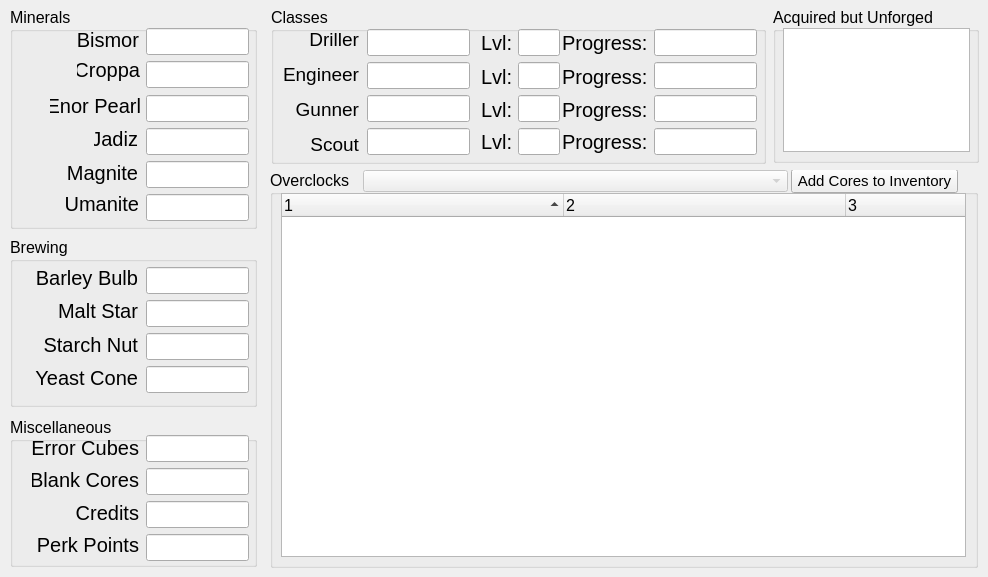
  <widget class="QWidget" name="centralwidget">
   <widget class="QGroupBox" name="mineral_group">
    <property name="geometry">
     <rect>
      <x>10</x>
      <y>7</y>
      <width>247</width>
      <height>222</height>
     </rect>
    </property>
    <property name="font">
     <font>
      <pointsize>12</pointsize>
     </font>
    </property>
    <property name="title">
     <string>Minerals</string>
    </property>
    <widget class="QLabel" name="bismor_label">
     <property name="geometry">
      <rect>
       <x>68</x>
       <y>21</y>
       <width>61</width>
       <height>24</height>
      </rect>
     </property>
     <property name="font">
      <font>
       <family>MS Shell Dlg 2</family>
       <pointsize>15</pointsize>
       <weight>50</weight>
       <bold>false</bold>
       <kerning>true</kerning>
      </font>
     </property>
     <property name="text">
      <string>Bismor</string>
     </property>
     <property name="textFormat">
      <enum>Qt::PlainText</enum>
     </property>
     <property name="alignment">
      <set>Qt::AlignRight|Qt::AlignTop|Qt::AlignTrailing</set>
     </property>
     <property name="margin">
      <number>0</number>
     </property>
    </widget>
    <widget class="QLabel" name="croppa_label">
     <property name="geometry">
      <rect>
       <x>67</x>
       <y>51</y>
       <width>63</width>
       <height>24</height>
      </rect>
     </property>
     <property name="font">
      <font>
       <family>MS Shell Dlg 2</family>
       <pointsize>15</pointsize>
       <weight>50</weight>
       <bold>false</bold>
       <kerning>true</kerning>
      </font>
     </property>
     <property name="text">
      <string>Croppa</string>
     </property>
     <property name="textFormat">
      <enum>Qt::PlainText</enum>
     </property>
     <property name="alignment">
      <set>Qt::AlignRight|Qt::AlignTop|Qt::AlignTrailing</set>
     </property>
     <property name="margin">
      <number>0</number>
     </property>
    </widget>
    <widget class="QLabel" name="enor_label">
     <property name="geometry">
      <rect>
       <x>40</x>
       <y>87</y>
       <width>91</width>
       <height>24</height>
      </rect>
     </property>
     <property name="font">
      <font>
       <family>MS Shell Dlg 2</family>
       <pointsize>15</pointsize>
       <weight>50</weight>
       <bold>false</bold>
       <kerning>true</kerning>
      </font>
     </property>
     <property name="text">
      <string>Enor Pearl</string>
     </property>
     <property name="textFormat">
      <enum>Qt::PlainText</enum>
     </property>
     <property name="alignment">
      <set>Qt::AlignRight|Qt::AlignTop|Qt::AlignTrailing</set>
     </property>
     <property name="margin">
      <number>0</number>
     </property>
    </widget>
    <widget class="QLabel" name="jadiz_label">
     <property name="geometry">
      <rect>
       <x>84</x>
       <y>120</y>
       <width>44</width>
       <height>24</height>
      </rect>
     </property>
     <property name="font">
      <font>
       <family>MS Shell Dlg 2</family>
       <pointsize>15</pointsize>
       <weight>50</weight>
       <bold>false</bold>
       <kerning>true</kerning>
      </font>
     </property>
     <property name="text">
      <string>Jadiz</string>
     </property>
     <property name="textFormat">
      <enum>Qt::PlainText</enum>
     </property>
     <property name="alignment">
      <set>Qt::AlignRight|Qt::AlignTop|Qt::AlignTrailing</set>
     </property>
     <property name="margin">
      <number>0</number>
     </property>
    </widget>
    <widget class="QLabel" name="magnite_label">
     <property name="geometry">
      <rect>
       <x>57</x>
       <y>154</y>
       <width>71</width>
       <height>24</height>
      </rect>
     </property>
     <property name="font">
      <font>
       <family>MS Shell Dlg 2</family>
       <pointsize>15</pointsize>
       <weight>50</weight>
       <bold>false</bold>
       <kerning>true</kerning>
      </font>
     </property>
     <property name="text">
      <string>Magnite</string>
     </property>
     <property name="textFormat">
      <enum>Qt::PlainText</enum>
     </property>
     <property name="alignment">
      <set>Qt::AlignRight|Qt::AlignTop|Qt::AlignTrailing</set>
     </property>
     <property name="margin">
      <number>0</number>
     </property>
    </widget>
    <widget class="QLabel" name="umanite_label">
     <property name="geometry">
      <rect>
       <x>54</x>
       <y>185</y>
       <width>75</width>
       <height>24</height>
      </rect>
     </property>
     <property name="font">
      <font>
       <family>MS Shell Dlg 2</family>
       <pointsize>15</pointsize>
       <weight>50</weight>
       <bold>false</bold>
       <kerning>true</kerning>
      </font>
     </property>
     <property name="text">
      <string>Umanite</string>
     </property>
     <property name="textFormat">
      <enum>Qt::PlainText</enum>
     </property>
     <property name="alignment">
      <set>Qt::AlignRight|Qt::AlignTop|Qt::AlignTrailing</set>
     </property>
     <property name="margin">
      <number>0</number>
     </property>
    </widget>
    <widget class="QLineEdit" name="bismor_text">
     <property name="geometry">
      <rect>
       <x>136</x>
       <y>21</y>
       <width>103</width>
       <height>27</height>
      </rect>
     </property>
     <property name="font">
      <font>
       <pointsize>11</pointsize>
      </font>
     </property>
     <property name="inputMethodHints">
      <set>Qt::ImhDigitsOnly</set>
     </property>
    </widget>
    <widget class="QLineEdit" name="croppa_text">
     <property name="geometry">
      <rect>
       <x>136</x>
       <y>54</y>
       <width>103</width>
       <height>27</height>
      </rect>
     </property>
     <property name="font">
      <font>
       <pointsize>11</pointsize>
      </font>
     </property>
     <property name="inputMethodHints">
      <set>Qt::ImhDigitsOnly</set>
     </property>
    </widget>
    <widget class="QLineEdit" name="jadiz_text">
     <property name="geometry">
      <rect>
       <x>136</x>
       <y>121</y>
       <width>103</width>
       <height>27</height>
      </rect>
     </property>
     <property name="font">
      <font>
       <pointsize>11</pointsize>
      </font>
     </property>
     <property name="inputMethodHints">
      <set>Qt::ImhDigitsOnly</set>
     </property>
    </widget>
    <widget class="QLineEdit" name="enor_text">
     <property name="geometry">
      <rect>
       <x>136</x>
       <y>88</y>
       <width>103</width>
       <height>27</height>
      </rect>
     </property>
     <property name="font">
      <font>
       <pointsize>11</pointsize>
      </font>
     </property>
     <property name="inputMethodHints">
      <set>Qt::ImhDigitsOnly</set>
     </property>
    </widget>
    <widget class="QLineEdit" name="umanite_text">
     <property name="geometry">
      <rect>
       <x>136</x>
       <y>187</y>
       <width>103</width>
       <height>27</height>
      </rect>
     </property>
     <property name="font">
      <font>
       <pointsize>11</pointsize>
      </font>
     </property>
     <property name="inputMethodHints">
      <set>Qt::ImhDigitsOnly</set>
     </property>
    </widget>
    <widget class="QLineEdit" name="magnite_text">
     <property name="geometry">
      <rect>
       <x>136</x>
       <y>154</y>
       <width>103</width>
       <height>27</height>
      </rect>
     </property>
     <property name="font">
      <font>
       <pointsize>11</pointsize>
      </font>
     </property>
     <property name="inputMethodHints">
      <set>Qt::ImhDigitsOnly</set>
     </property>
    </widget>
   </widget>
   <widget class="QGroupBox" name="brewing_group">
    <property name="geometry">
     <rect>
      <x>10</x>
      <y>237</y>
      <width>247</width>
      <height>170</height>
     </rect>
    </property>
    <property name="font">
     <font>
      <pointsize>12</pointsize>
     </font>
    </property>
    <property name="title">
     <string>Brewing</string>
    </property>
    <widget class="QWidget" name="verticalLayoutWidget_4">
     <property name="geometry">
      <rect>
       <x>19</x>
       <y>29</y>
       <width>109</width>
       <height>127</height>
      </rect>
     </property>
     <layout class="QVBoxLayout" name="verticalLayout_4">
      <item>
       <widget class="QLabel" name="barley_label">
        <property name="font">
         <font>
          <family>MS Shell Dlg 2</family>
          <pointsize>15</pointsize>
          <weight>50</weight>
          <bold>false</bold>
          <kerning>true</kerning>
         </font>
        </property>
        <property name="text">
         <string>Barley Bulb</string>
        </property>
        <property name="textFormat">
         <enum>Qt::PlainText</enum>
        </property>
        <property name="alignment">
         <set>Qt::AlignRight|Qt::AlignTop|Qt::AlignTrailing</set>
        </property>
        <property name="margin">
         <number>0</number>
        </property>
       </widget>
      </item>
      <item>
       <widget class="QLabel" name="malt_label">
        <property name="font">
         <font>
          <family>MS Shell Dlg 2</family>
          <pointsize>15</pointsize>
          <weight>50</weight>
          <bold>false</bold>
          <kerning>true</kerning>
         </font>
        </property>
        <property name="text">
         <string>Malt Star</string>
        </property>
        <property name="textFormat">
         <enum>Qt::PlainText</enum>
        </property>
        <property name="alignment">
         <set>Qt::AlignRight|Qt::AlignTop|Qt::AlignTrailing</set>
        </property>
        <property name="margin">
         <number>0</number>
        </property>
       </widget>
      </item>
      <item>
       <widget class="QLabel" name="starch_label">
        <property name="font">
         <font>
          <family>MS Shell Dlg 2</family>
          <pointsize>15</pointsize>
          <weight>50</weight>
          <bold>false</bold>
          <kerning>true</kerning>
         </font>
        </property>
        <property name="text">
         <string>Starch Nut</string>
        </property>
        <property name="textFormat">
         <enum>Qt::PlainText</enum>
        </property>
        <property name="alignment">
         <set>Qt::AlignRight|Qt::AlignTop|Qt::AlignTrailing</set>
        </property>
        <property name="margin">
         <number>0</number>
        </property>
       </widget>
      </item>
      <item>
       <widget class="QLabel" name="yeast_label">
        <property name="font">
         <font>
          <family>MS Shell Dlg 2</family>
          <pointsize>15</pointsize>
          <weight>50</weight>
          <bold>false</bold>
          <kerning>true</kerning>
         </font>
        </property>
        <property name="text">
         <string>Yeast Cone</string>
        </property>
        <property name="textFormat">
         <enum>Qt::PlainText</enum>
        </property>
        <property name="alignment">
         <set>Qt::AlignRight|Qt::AlignTop|Qt::AlignTrailing</set>
        </property>
        <property name="margin">
         <number>0</number>
        </property>
       </widget>
      </item>
     </layout>
    </widget>
    <widget class="QLineEdit" name="starch_text">
     <property name="geometry">
      <rect>
       <x>136</x>
       <y>96</y>
       <width>103</width>
       <height>27</height>
      </rect>
     </property>
     <property name="font">
      <font>
       <pointsize>11</pointsize>
      </font>
     </property>
     <property name="inputMethodHints">
      <set>Qt::ImhDigitsOnly</set>
     </property>
    </widget>
    <widget class="QLineEdit" name="yeast_text">
     <property name="geometry">
      <rect>
       <x>136</x>
       <y>129</y>
       <width>103</width>
       <height>27</height>
      </rect>
     </property>
     <property name="font">
      <font>
       <pointsize>11</pointsize>
      </font>
     </property>
     <property name="inputMethodHints">
      <set>Qt::ImhDigitsOnly</set>
     </property>
    </widget>
    <widget class="QLineEdit" name="barley_text">
     <property name="geometry">
      <rect>
       <x>136</x>
       <y>30</y>
       <width>103</width>
       <height>27</height>
      </rect>
     </property>
     <property name="font">
      <font>
       <pointsize>11</pointsize>
      </font>
     </property>
     <property name="inputMethodHints">
      <set>Qt::ImhDigitsOnly</set>
     </property>
    </widget>
    <widget class="QLineEdit" name="malt_text">
     <property name="geometry">
      <rect>
       <x>136</x>
       <y>63</y>
       <width>103</width>
       <height>27</height>
      </rect>
     </property>
     <property name="font">
      <font>
       <pointsize>11</pointsize>
      </font>
     </property>
     <property name="inputMethodHints">
      <set>Qt::ImhDigitsOnly</set>
     </property>
    </widget>
   </widget>
   <widget class="QGroupBox" name="class_group">
    <property name="geometry">
     <rect>
      <x>271</x>
      <y>7</y>
      <width>495</width>
      <height>157</height>
     </rect>
    </property>
    <property name="font">
     <font>
      <pointsize>12</pointsize>
     </font>
    </property>
    <property name="title">
     <string>Classes</string>
    </property>
    <widget class="QLabel" name="class_label">
     <property name="geometry">
      <rect>
       <x>11</x>
       <y>21</y>
       <width>77</width>
       <height>127</height>
      </rect>
     </property>
     <property name="font">
      <font>
       <family>MS Shell Dlg 2</family>
       <pointsize>15</pointsize>
       <weight>50</weight>
       <bold>false</bold>
       <kerning>true</kerning>
      </font>
     </property>
     <property name="text">
      <string>&lt;html&gt;&lt;head/&gt;&lt;body&gt;&lt;p align=&quot;right&quot;&gt;&lt;span style=&quot; font-size:14pt;&quot;&gt;Driller&lt;/span&gt;&lt;/p&gt;&lt;p align=&quot;right&quot;&gt;&lt;span style=&quot; font-size:14pt;&quot;&gt;Engineer&lt;/span&gt;&lt;/p&gt;&lt;p align=&quot;right&quot;&gt;&lt;span style=&quot; font-size:14pt;&quot;&gt;Gunner&lt;/span&gt;&lt;/p&gt;&lt;p align=&quot;right&quot;&gt;&lt;span style=&quot; font-size:14pt;&quot;&gt;Scout&lt;/span&gt;&lt;/p&gt;&lt;/body&gt;&lt;/html&gt;</string>
     </property>
     <property name="textFormat">
      <enum>Qt::RichText</enum>
     </property>
     <property name="alignment">
      <set>Qt::AlignRight|Qt::AlignTrailing|Qt::AlignVCenter</set>
     </property>
     <property name="margin">
      <number>0</number>
     </property>
    </widget>
    <widget class="QLabel" name="drill_xp_label">
     <property name="geometry">
      <rect>
       <x>210</x>
       <y>22</y>
       <width>173</width>
       <height>28</height>
      </rect>
     </property>
     <property name="font">
      <font>
       <family>MS Shell Dlg 2</family>
       <pointsize>15</pointsize>
       <weight>50</weight>
       <bold>false</bold>
       <kerning>true</kerning>
      </font>
     </property>
     <property name="text">
      <string>Lvl:         Progress:</string>
     </property>
     <property name="textFormat">
      <enum>Qt::PlainText</enum>
     </property>
     <property name="alignment">
      <set>Qt::AlignLeading|Qt::AlignLeft|Qt::AlignVCenter</set>
     </property>
     <property name="margin">
      <number>0</number>
     </property>
    </widget>
    <widget class="QLabel" name="eng_xp_label">
     <property name="geometry">
      <rect>
       <x>210</x>
       <y>56</y>
       <width>173</width>
       <height>28</height>
      </rect>
     </property>
     <property name="font">
      <font>
       <family>MS Shell Dlg 2</family>
       <pointsize>15</pointsize>
       <weight>50</weight>
       <bold>false</bold>
       <kerning>true</kerning>
      </font>
     </property>
     <property name="text">
      <string>Lvl:         Progress:</string>
     </property>
     <property name="textFormat">
      <enum>Qt::PlainText</enum>
     </property>
     <property name="alignment">
      <set>Qt::AlignLeading|Qt::AlignLeft|Qt::AlignVCenter</set>
     </property>
     <property name="margin">
      <number>0</number>
     </property>
    </widget>
    <widget class="QLabel" name="gun_xp_label">
     <property name="geometry">
      <rect>
       <x>210</x>
       <y>89</y>
       <width>173</width>
       <height>28</height>
      </rect>
     </property>
     <property name="font">
      <font>
       <family>MS Shell Dlg 2</family>
       <pointsize>15</pointsize>
       <weight>50</weight>
       <bold>false</bold>
       <kerning>true</kerning>
      </font>
     </property>
     <property name="text">
      <string>Lvl:         Progress:</string>
     </property>
     <property name="textFormat">
      <enum>Qt::PlainText</enum>
     </property>
     <property name="alignment">
      <set>Qt::AlignLeading|Qt::AlignLeft|Qt::AlignVCenter</set>
     </property>
     <property name="margin">
      <number>0</number>
     </property>
    </widget>
    <widget class="QLabel" name="scout_xp_label">
     <property name="geometry">
      <rect>
       <x>210</x>
       <y>121</y>
       <width>173</width>
       <height>28</height>
      </rect>
     </property>
     <property name="font">
      <font>
       <family>MS Shell Dlg 2</family>
       <pointsize>15</pointsize>
       <weight>50</weight>
       <bold>false</bold>
       <kerning>true</kerning>
      </font>
     </property>
     <property name="text">
      <string>Lvl:         Progress:</string>
     </property>
     <property name="textFormat">
      <enum>Qt::PlainText</enum>
     </property>
     <property name="alignment">
      <set>Qt::AlignLeading|Qt::AlignLeft|Qt::AlignVCenter</set>
     </property>
     <property name="margin">
      <number>0</number>
     </property>
    </widget>
    <widget class="TextEditFocusChecking" name="scout_xp">
     <property name="geometry">
      <rect>
       <x>96</x>
       <y>121</y>
       <width>103</width>
       <height>27</height>
      </rect>
     </property>
     <property name="font">
      <font>
       <pointsize>11</pointsize>
      </font>
     </property>
     <property name="inputMethodHints">
      <set>Qt::ImhDigitsOnly</set>
     </property>
    </widget>
    <widget class="TextEditFocusChecking" name="driller_xp">
     <property name="geometry">
      <rect>
       <x>96</x>
       <y>22</y>
       <width>103</width>
       <height>27</height>
      </rect>
     </property>
     <property name="font">
      <font>
       <pointsize>11</pointsize>
      </font>
     </property>
     <property name="inputMethodHints">
      <set>Qt::ImhDigitsOnly</set>
     </property>
    </widget>
    <widget class="TextEditFocusChecking" name="engineer_xp">
     <property name="geometry">
      <rect>
       <x>96</x>
       <y>55</y>
       <width>103</width>
       <height>27</height>
      </rect>
     </property>
     <property name="font">
      <font>
       <pointsize>11</pointsize>
      </font>
     </property>
     <property name="inputMethodHints">
      <set>Qt::ImhDigitsOnly</set>
     </property>
    </widget>
    <widget class="TextEditFocusChecking" name="gunner_xp">
     <property name="geometry">
      <rect>
       <x>96</x>
       <y>88</y>
       <width>103</width>
       <height>27</height>
      </rect>
     </property>
     <property name="font">
      <font>
       <pointsize>11</pointsize>
      </font>
     </property>
     <property name="inputMethodHints">
      <set>Qt::ImhDigitsOnly</set>
     </property>
    </widget>
    <widget class="TextEditFocusChecking" name="sc_lvl_text">
     <property name="geometry">
      <rect>
       <x>247</x>
       <y>121</y>
       <width>42</width>
       <height>27</height>
      </rect>
     </property>
     <property name="font">
      <font>
       <pointsize>11</pointsize>
      </font>
     </property>
     <property name="inputMethodHints">
      <set>Qt::ImhDigitsOnly</set>
     </property>
    </widget>
    <widget class="TextEditFocusChecking" name="dr_lvl_text">
     <property name="geometry">
      <rect>
       <x>247</x>
       <y>22</y>
       <width>42</width>
       <height>27</height>
      </rect>
     </property>
     <property name="font">
      <font>
       <pointsize>11</pointsize>
      </font>
     </property>
     <property name="inputMethodHints">
      <set>Qt::ImhDigitsOnly</set>
     </property>
    </widget>
    <widget class="TextEditFocusChecking" name="gu_lvl_text">
     <property name="geometry">
      <rect>
       <x>247</x>
       <y>88</y>
       <width>42</width>
       <height>27</height>
      </rect>
     </property>
     <property name="font">
      <font>
       <pointsize>11</pointsize>
      </font>
     </property>
     <property name="inputMethodHints">
      <set>Qt::ImhDigitsOnly</set>
     </property>
    </widget>
    <widget class="TextEditFocusChecking" name="en_lvl_text">
     <property name="geometry">
      <rect>
       <x>247</x>
       <y>55</y>
       <width>42</width>
       <height>27</height>
      </rect>
     </property>
     <property name="font">
      <font>
       <pointsize>11</pointsize>
      </font>
     </property>
     <property name="inputMethodHints">
      <set>Qt::ImhDigitsOnly</set>
     </property>
    </widget>
    <widget class="TextEditFocusChecking" name="scout_xp_2">
     <property name="geometry">
      <rect>
       <x>383</x>
       <y>121</y>
       <width>103</width>
       <height>27</height>
      </rect>
     </property>
     <property name="font">
      <font>
       <pointsize>11</pointsize>
      </font>
     </property>
     <property name="inputMethodHints">
      <set>Qt::ImhDigitsOnly</set>
     </property>
    </widget>
    <widget class="TextEditFocusChecking" name="gunner_xp_2">
     <property name="geometry">
      <rect>
       <x>383</x>
       <y>88</y>
       <width>103</width>
       <height>27</height>
      </rect>
     </property>
     <property name="font">
      <font>
       <pointsize>11</pointsize>
      </font>
     </property>
     <property name="inputMethodHints">
      <set>Qt::ImhDigitsOnly</set>
     </property>
    </widget>
    <widget class="TextEditFocusChecking" name="engineer_xp_2">
     <property name="geometry">
      <rect>
       <x>383</x>
       <y>55</y>
       <width>103</width>
       <height>27</height>
      </rect>
     </property>
     <property name="font">
      <font>
       <pointsize>11</pointsize>
      </font>
     </property>
     <property name="inputMethodHints">
      <set>Qt::ImhDigitsOnly</set>
     </property>
    </widget>
    <widget class="TextEditFocusChecking" name="driller_xp_2">
     <property name="geometry">
      <rect>
       <x>383</x>
       <y>22</y>
       <width>103</width>
       <height>27</height>
      </rect>
     </property>
     <property name="font">
      <font>
       <pointsize>11</pointsize>
      </font>
     </property>
     <property name="inputMethodHints">
      <set>Qt::ImhDigitsOnly</set>
     </property>
    </widget>
   </widget>
   <widget class="QGroupBox" name="misc_group">
    <property name="geometry">
     <rect>
      <x>10</x>
      <y>417</y>
      <width>247</width>
      <height>150</height>
     </rect>
    </property>
    <property name="font">
     <font>
      <pointsize>12</pointsize>
     </font>
    </property>
    <property name="title">
     <string>Miscellaneous</string>
    </property>
    <property name="checkable">
     <bool>false</bool>
    </property>
    <widget class="QLabel" name="core_label">
     <property name="geometry">
      <rect>
       <x>22</x>
       <y>51</y>
       <width>107</width>
       <height>27</height>
      </rect>
     </property>
     <property name="font">
      <font>
       <family>MS Shell Dlg 2</family>
       <pointsize>15</pointsize>
       <weight>50</weight>
       <bold>false</bold>
       <kerning>true</kerning>
      </font>
     </property>
     <property name="text">
      <string>Blank Cores</string>
     </property>
     <property name="textFormat">
      <enum>Qt::PlainText</enum>
     </property>
     <property name="alignment">
      <set>Qt::AlignRight|Qt::AlignTop|Qt::AlignTrailing</set>
     </property>
     <property name="margin">
      <number>0</number>
     </property>
    </widget>
    <widget class="QLabel" name="error_label">
     <property name="geometry">
      <rect>
       <x>22</x>
       <y>19</y>
       <width>107</width>
       <height>27</height>
      </rect>
     </property>
     <property name="font">
      <font>
       <family>MS Shell Dlg 2</family>
       <pointsize>15</pointsize>
       <weight>50</weight>
       <bold>false</bold>
       <kerning>true</kerning>
      </font>
     </property>
     <property name="text">
      <string>Error Cubes</string>
     </property>
     <property name="textFormat">
      <enum>Qt::PlainText</enum>
     </property>
     <property name="alignment">
      <set>Qt::AlignRight|Qt::AlignTop|Qt::AlignTrailing</set>
     </property>
     <property name="margin">
      <number>0</number>
     </property>
    </widget>
    <widget class="QLabel" name="perk_label">
     <property name="geometry">
      <rect>
       <x>22</x>
       <y>116</y>
       <width>107</width>
       <height>27</height>
      </rect>
     </property>
     <property name="font">
      <font>
       <family>MS Shell Dlg 2</family>
       <pointsize>15</pointsize>
       <weight>50</weight>
       <bold>false</bold>
       <kerning>true</kerning>
      </font>
     </property>
     <property name="text">
      <string>Perk Points</string>
     </property>
     <property name="textFormat">
      <enum>Qt::PlainText</enum>
     </property>
     <property name="alignment">
      <set>Qt::AlignRight|Qt::AlignTop|Qt::AlignTrailing</set>
     </property>
     <property name="margin">
      <number>0</number>
     </property>
    </widget>
    <widget class="QLabel" name="credit_label">
     <property name="geometry">
      <rect>
       <x>22</x>
       <y>84</y>
       <width>107</width>
       <height>27</height>
      </rect>
     </property>
     <property name="font">
      <font>
       <family>MS Shell Dlg 2</family>
       <pointsize>15</pointsize>
       <weight>50</weight>
       <bold>false</bold>
       <kerning>true</kerning>
      </font>
     </property>
     <property name="text">
      <string>Credits</string>
     </property>
     <property name="textFormat">
      <enum>Qt::PlainText</enum>
     </property>
     <property name="alignment">
      <set>Qt::AlignRight|Qt::AlignTop|Qt::AlignTrailing</set>
     </property>
     <property name="margin">
      <number>0</number>
     </property>
    </widget>
    <widget class="QLineEdit" name="perk_text">
     <property name="geometry">
      <rect>
       <x>136</x>
       <y>117</y>
       <width>103</width>
       <height>27</height>
      </rect>
     </property>
     <property name="font">
      <font>
       <pointsize>11</pointsize>
      </font>
     </property>
     <property name="inputMethodHints">
      <set>Qt::ImhDigitsOnly</set>
     </property>
    </widget>
    <widget class="QLineEdit" name="error_text">
     <property name="geometry">
      <rect>
       <x>136</x>
       <y>18</y>
       <width>103</width>
       <height>27</height>
      </rect>
     </property>
     <property name="font">
      <font>
       <pointsize>11</pointsize>
      </font>
     </property>
     <property name="inputMethodHints">
      <set>Qt::ImhDigitsOnly</set>
     </property>
    </widget>
    <widget class="QLineEdit" name="core_text">
     <property name="geometry">
      <rect>
       <x>136</x>
       <y>51</y>
       <width>103</width>
       <height>27</height>
      </rect>
     </property>
     <property name="font">
      <font>
       <pointsize>11</pointsize>
      </font>
     </property>
     <property name="inputMethodHints">
      <set>Qt::ImhDigitsOnly</set>
     </property>
    </widget>
    <widget class="QLineEdit" name="credits_text">
     <property name="geometry">
      <rect>
       <x>136</x>
       <y>84</y>
       <width>103</width>
       <height>27</height>
      </rect>
     </property>
     <property name="font">
      <font>
       <pointsize>11</pointsize>
      </font>
     </property>
     <property name="inputMethodHints">
      <set>Qt::ImhDigitsOnly</set>
     </property>
    </widget>
   </widget>
   <widget class="QGroupBox" name="overclock_group">
    <property name="geometry">
     <rect>
      <x>270</x>
      <y>170</y>
      <width>708</width>
      <height>398</height>
     </rect>
    </property>
    <property name="font">
     <font>
      <pointsize>12</pointsize>
     </font>
    </property>
    <property name="title">
     <string>Overclocks</string>
    </property>
    <property name="checkable">
     <bool>false</bool>
    </property>
    <widget class="QTreeWidget" name="overclock_tree">
     <property name="geometry">
      <rect>
       <x>11</x>
       <y>23</y>
       <width>685</width>
       <height>364</height>
      </rect>
     </property>
     <property name="contextMenuPolicy">
      <enum>Qt::CustomContextMenu</enum>
     </property>
     <property name="frameShadow">
      <enum>QFrame::Sunken</enum>
     </property>
     <property name="alternatingRowColors">
      <bool>true</bool>
     </property>
     <property name="selectionMode">
      <enum>QAbstractItemView::ExtendedSelection</enum>
     </property>
     <property name="sortingEnabled">
      <bool>true</bool>
     </property>
     <property name="columnCount">
      <number>3</number>
     </property>
     <attribute name="headerDefaultSectionSize">
      <number>282</number>
     </attribute>
     <column>
      <property name="text">
       <string notr="true">1</string>
      </property>
     </column>
     <column>
      <property name="text">
       <string notr="true">2</string>
      </property>
     </column>
     <column>
      <property name="text">
       <string notr="true">3</string>
      </property>
     </column>
    </widget>
    <widget class="QComboBox" name="combo_oc_filter">
     <property name="enabled">
      <bool>false</bool>
     </property>
     <property name="geometry">
      <rect>
       <x>93</x>
       <y>0</y>
       <width>425</width>
       <height>22</height>
      </rect>
     </property>
     <property name="font">
      <font>
       <pointsize>10</pointsize>
      </font>
     </property>
     <property name="currentText">
      <string/>
     </property>
    </widget>
    <widget class="QPushButton" name="add_cores_button">
     <property name="geometry">
      <rect>
       <x>521</x>
       <y>-1</y>
       <width>167</width>
       <height>24</height>
      </rect>
     </property>
     <property name="font">
      <font>
       <pointsize>11</pointsize>
      </font>
     </property>
     <property name="text">
      <string>Add Cores to Inventory</string>
     </property>
    </widget>
   </widget>
   <widget class="QGroupBox" name="groupBox">
    <property name="geometry">
     <rect>
      <x>773</x>
      <y>7</y>
      <width>206</width>
      <height>156</height>
     </rect>
    </property>
    <property name="font">
     <font>
      <pointsize>12</pointsize>
     </font>
    </property>
    <property name="title">
     <string>Acquired but Unforged</string>
    </property>
    <widget class="QListWidget" name="unforged_list">
     <property name="geometry">
      <rect>
       <x>10</x>
       <y>21</y>
       <width>187</width>
       <height>124</height>
      </rect>
     </property>
     <property name="font">
      <font>
       <pointsize>8</pointsize>
      </font>
     </property>
     <property name="tabKeyNavigation">
      <bool>true</bool>
     </property>
     <property name="alternatingRowColors">
      <bool>true</bool>
     </property>
    </widget>
   </widget>
  </widget>
